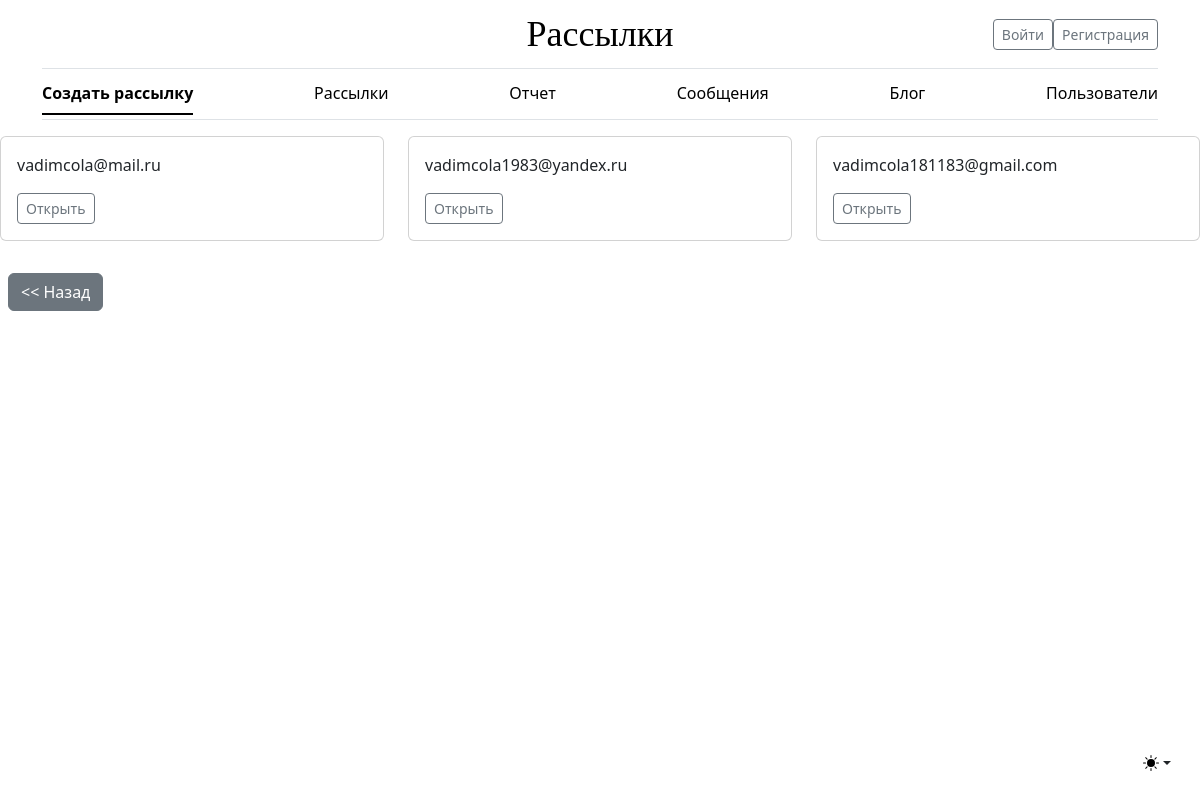
The page /users/users/ on the database as committed earlier.
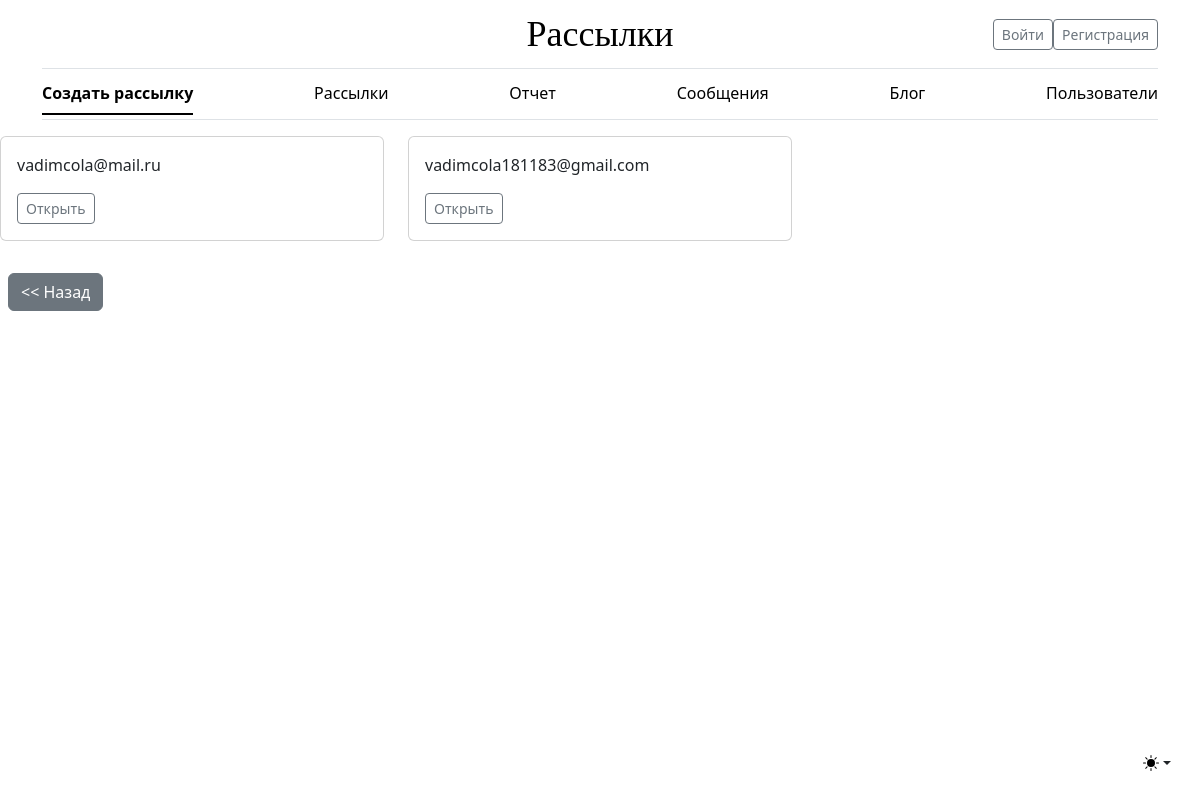
The same page on the database as committed later.
### users/models.py (models this page shows)
class User(AbstractUser):
    username = None
    email = models.EmailField(unique=True, verbose_name='почта')
    phone = models.CharField(max_length=35, verbose_name='телефон', blank=True)
    avatar = models.ImageField(upload_to='users/', verbose_name='аватар', blank=True)
    is_active = models.BooleanField(default=False, verbose_name='Активирован')
    verification_key = models.CharField(max_length=20, default='Не верифицирован', verbose_name='Ключ Активации')
    USERNAME_FIELD = "email"
    REQUIRED_FIELDS = []
    class Meta:
        verbose_name = 'Пользователь сервиса'
        verbose_name_plural = 'Пользователи сервиса'
        ordering = ('pk',)
        permissions = [
            (
                'block_user', 'Block or unblock user'
            )
        ]

### users/views.py (the view)
# urls.py: path('users/', UserView.as_view(), name='user_list'),
class UserView(ListView):
    model = User

### users/templates/users/user_list.html
{% extends 'mailing/base.html' %}
{% block content %}
<div class="row">
    {% for object in object_list %}
        <div class="col-md-4">
            <div class="card mb-4 box-shadow">
                <div class="card-body">
                    <p class="card-text">{{ object.email }}</p>
                    <div class="d-flex justify-content-between align-items-center">
                        <div class="btn-group">
                            <a href="{% url 'users:user_detail' object.pk %}"
                               class="btn btn-sm btn-outline-secondary">Открыть</a>
                        </div>
                    </div>
                </div>
            </div>
        </div>
    {% endfor %}
</div>
<div class="col-12">
    <a href="{% url 'mailing:setting_list' %}" class="btn btn-secondary m-2"><< Назад</a>
</div>
{% endblock %}

Rows that differ between the two databases and show on the page:
removed User: email "vadimcola1983@yandex.ru"
